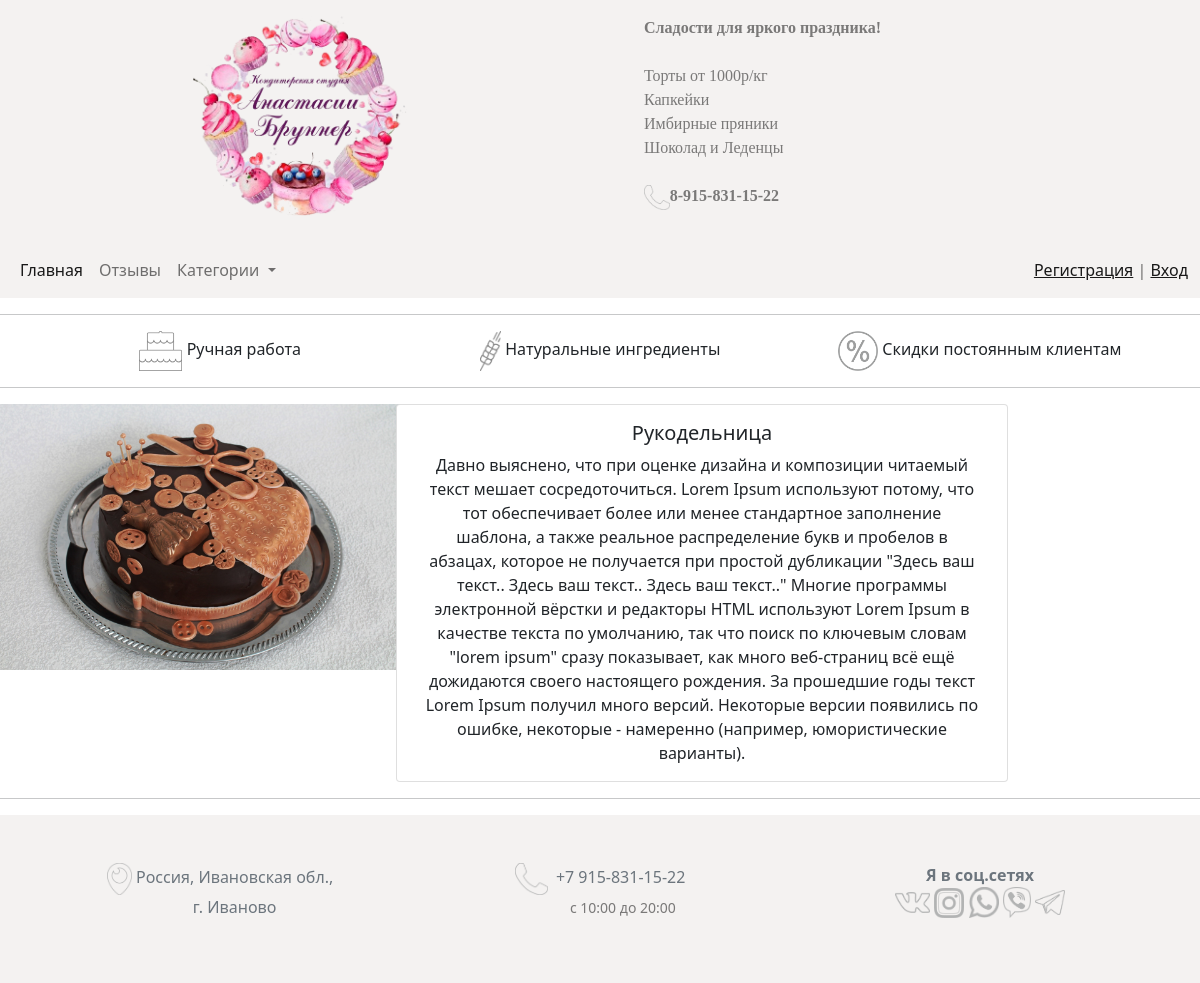
/cake/1/, run on the app's committed database.
### sweets/models.py (models this page shows, shortened)
class Cake(models.Model):
    name = models.CharField(max_length=50, verbose_name='Название')
    description = models.CharField(max_length=200, verbose_name='Краткое описание')
    text = models.TextField(verbose_name='Полное описание')
    image = models.ImageField(upload_to='photos/%y/%m/%d/', verbose_name='Фото', null=True)
    category = models.ForeignKey('Category', null=True, on_delete=models.SET_NULL, verbose_name='Категория')
    def __str__(self):
        return self.name
    class Meta:
        verbose_name = 'Сладость'
        verbose_name_plural = 'Сладости'

### sweets/views.py (the view)
# urls.py: path('cake/<int:pk>/', CakeDetail.as_view(), name='cake_detail'),
class CakeDetail(DetailView):
    model = Cake
    template_name = 'sweets/cake_detail.html'
    context_object_name = 'cake_item'
    def get_context_data(self, *, object_list=None, **kwargs):
        context = super().get_context_data(**kwargs)
        context['title'] = Cake.objects.get(pk=self.kwargs['pk'])
        return context

### sweets/models.py (called while the page is built)
    def get_absolute_url(self):
        return reverse('cake_by_category', kwargs={'category_id': self.pk})

### sweets/templatetags/menu.py (called while the page is built)
@register.inclusion_tag('sweets/menu_tpl.html')
def menu_category(menu_class='menu'):
    categories = Category.objects.all()
    return {'categories': categories, 'menu_class': menu_class}

### sweets/templates/sweets/cake_detail.html (shortened to what this page needs)
{% extends 'sweets/base.html' %}
{% block nav %}
{% include 'sweets/menu.html' %}
{% endblock %}
{% block content %}
    <div class="row">
        <div class="col-sm-4 text-center"><img src="{{ cake_item.image.url }}" width="400" alt=""></div>
        <div class="card col-sm-6">
            <div class="card-body">
                <h5 class="card-title text-center">{{ cake_item.name }}</h5>
                <p class="card-text text-center">{{ cake_item.text }}</p>
            </div>
        </div>
        <div class="col-sm"></div>
    </div>
{% endblock content %}

### data on the page
Cake: image (picture), name "Рукодельница", text "Давно выяснено, что при оценке дизайна и композиции читаемый текст мешает сосредоточиться. Lorem Ipsum используют потому, что тот обеспечивает более или менее стандартное заполнение шаблона, а также реальное распределение букв и пробелов в абзацах, которое не получается при простой дубликации \"Здесь ваш текст.. Здесь ваш текст.. Здесь ваш текст..\" Многие программы электронной вёрстки и редакторы HTML используют Lorem Ipsum в качестве текста по умолчанию, так что поиск по ключевым словам \"lorem ipsum\" сразу показывает, как много веб-страниц всё ещё дожидаются своего настоящего рождения. За прошедшие годы текст Lorem Ipsum получил много версий. Некоторые версии появились по ошибке, некоторые…"
